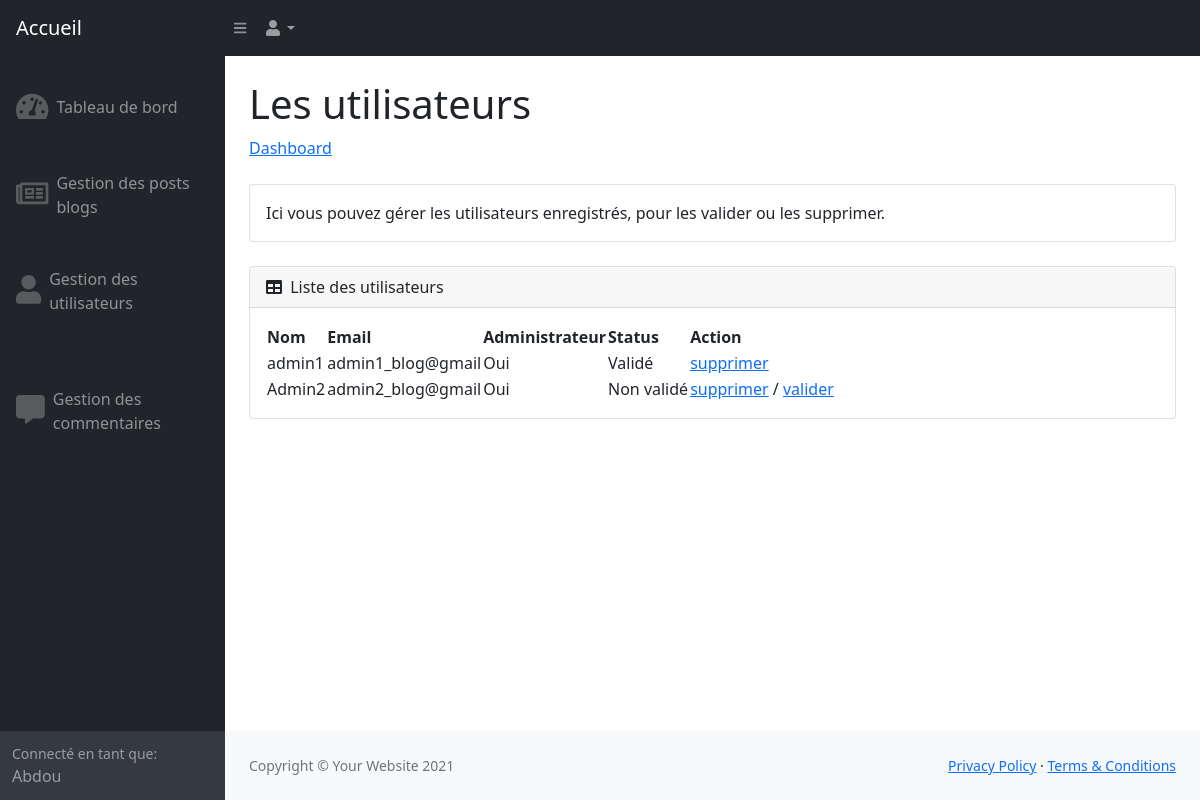
The app's page /index.php?action=manageUsersForAdmin (signed in) with its own data.
### tables this page shows
CREATE TABLE `user` (
  `id` int(11) NOT NULL,
  `email` varchar(320) NOT NULL,
  `password` varchar(500) NOT NULL,
  `is_admin` tinyint(1) NOT NULL,
  `is_validated` tinyint(1) NOT NULL,
  `name` varchar(255) NOT NULL
);

### controller/BackendController.class.php (called while the page is built, shortened)
<?php
require_once dirname(__DIR__) . DIRECTORY_SEPARATOR . 'model' . DIRECTORY_SEPARATOR . 'UserManager.class.php';
class BackendController
{
    public function displayUsers($userDeleteSuccess = null, $userValidateSuccess = null)
    {
        $userManager = new UserManager();
        $usersNumber = $userManager->countAdmins()->fetch();
        if (!$usersNumber) {
            $queryError = true;
        } elseif ((int) $usersNumber[0] == 1) {
            $usersListEmpty = true;
        } elseif ((int) $usersNumber[0] > 1) {
            $usersListEmpty = false;
            $usersList = $userManager->getAdmins($_SESSION['user-id']);
        }
        require_once 'view/usersManagementDashboardView.php';
    }
}

### model/UserManager.class.php (called while the page is built, shortened)
<?php
class UserManager extends Manager
{
    public function countAdmins()
    {
        $db = $this->dbConnect();
        $result = $db->prepare('SELECT COUNT(*) FROM user WHERE is_admin=?');
        $result->execute(array('1'));
        return $result;
    }
    public function getAdmins($id_admin)
    {
        $db = $this->dbConnect();
        $admins = $db->prepare('SELECT * FROM user WHERE is_admin = ? AND id != ?');
        $admins->execute(array('1', $id_admin));
        return $admins;
    }
}

### view/usersManagementDashboardView.php (the view, shortened to what this page needs)
<div class="container-fluid px-4">
                        <h1 class="mt-4">Les utilisateurs</h1>
                        <ol class="breadcrumb mb-4">
                            <li class="breadcrumb-item"><a href="../index.php?action=displayView&viewName=adminDashboard">Dashboard</a></li>
                        </ol>
                        <div class="card mb-4">
                            <div class="card-body">
                                Ici vous pouvez gérer les utilisateurs enregistrés, pour les valider ou les supprimer.
                            </div>
                        </div>
                        <div class="card mb-4">
                            <div class="card-header">
                                <i class="fas fa-table me-1"></i>
                                Liste des utilisateurs
                            </div>
                            <div class="card-body">
                                <table id="datatablesSimple">
                                    <thead>
                                        <tr>
                                            <th>Nom</th>
                                            <th>Email</th>
                                            <th>Administrateur</th>
                                            <th>Status</th>
                                            <th>Action</th>
                                        </tr>
                                    </thead>
                                    <tbody>
                                        <?php
                                        if (isset($usersListEmpty) && !$usersListEmpty && !isset($queryError)) {
                                            while ($user = $usersList->fetch()) {
                                                $name = $user['name'];
                                                $email = $user['email'];
                                                $is_admin = $user['is_admin'] == '1' ? 'Oui' : 'Non';
                                                $status = $user['is_validated'] == '1' ? 'Validé' : 'Non validé';
                                                $action_delete = '<a href="../index.php?action=deleteUserByAdmin&id_user='. $user['id'] . '">supprimer</a>';
                                                $action_validate = '<a href="../index.php?action=validateUserByAdmin&id_user='. $user['id'] . '">valider</a>';
                                                $action = $user['is_validated'] == '1' ? $action_delete: $action_delete . ' / ' . $action_validate;
                                        ?>
                                        <tr>
                                            <td><?= $name ?></td>
                                            <td><?= $email ?></td>
                                            <td><?= $is_admin ?></td>
                                            <td><?= $status ?></td>
                                            <td><?= $action?></td>
                                        </tr>
                                        <?php }
                                        }
                                        ?>
                                    </tbody>
                                </table>
                            </div>
                        </div>
                    </div>
<?php require_once('dashboardTemplate.php'); ?>

### records on screen
user: name "admin1", email "admin1_blog@gmail", is_admin "Oui", is_validated "Validé"
user: name "Admin2", email "admin2_blog@gmail", is_admin "Oui", is_validated "Non validé", is_validated "/"

### other values on screen
$_SESSION['user-name'] "Abdou"
